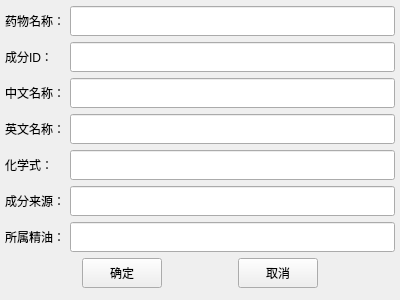
<?xml version="1.0" encoding="UTF-8"?>
<ui version="4.0">
 <class>Form</class>
 <widget class="QWidget" name="Form">
  <property name="geometry">
   <rect>
    <x>0</x>
    <y>0</y>
    <width>400</width>
    <height>300</height>
   </rect>
  </property>
  <property name="windowTitle">
   <string>成分表</string>
  </property>
  <layout class="QVBoxLayout" name="verticalLayout">
   <property name="spacing">
    <number>0</number>
   </property>
   <property name="leftMargin">
    <number>5</number>
   </property>
   <property name="topMargin">
    <number>0</number>
   </property>
   <property name="rightMargin">
    <number>5</number>
   </property>
   <property name="bottomMargin">
    <number>0</number>
   </property>
   <item>
    <layout class="QHBoxLayout" name="horizontalLayout">
     <property name="spacing">
      <number>0</number>
     </property>
     <item>
      <widget class="QLabel" name="label">
       <property name="minimumSize">
        <size>
         <width>65</width>
         <height>0</height>
        </size>
       </property>
       <property name="styleSheet">
        <string notr="true">QLabel{
	font: 10pt &quot;微软雅黑&quot;;
}</string>
       </property>
       <property name="text">
        <string>药物名称：</string>
       </property>
      </widget>
     </item>
     <item>
      <widget class="QLineEdit" name="herb_name_lineEdit">
       <property name="minimumSize">
        <size>
         <width>0</width>
         <height>30</height>
        </size>
       </property>
       <property name="styleSheet">
        <string notr="true">QLineEdit{
	font: 10pt &quot;微软雅黑&quot;;
}</string>
       </property>
      </widget>
     </item>
    </layout>
   </item>
   <item>
    <layout class="QHBoxLayout" name="horizontalLayout_2">
     <item>
      <widget class="QLabel" name="label_2">
       <property name="minimumSize">
        <size>
         <width>65</width>
         <height>0</height>
        </size>
       </property>
       <property name="styleSheet">
        <string notr="true">QLabel{
	font: 10pt &quot;微软雅黑&quot;;
}</string>
       </property>
       <property name="text">
        <string>成分ID：</string>
       </property>
      </widget>
     </item>
     <item>
      <widget class="QLineEdit" name="compound_id_lineEdit">
       <property name="minimumSize">
        <size>
         <width>0</width>
         <height>30</height>
        </size>
       </property>
       <property name="styleSheet">
        <string notr="true">QLineEdit{
	font: 10pt &quot;微软雅黑&quot;;
}</string>
       </property>
      </widget>
     </item>
    </layout>
   </item>
   <item>
    <layout class="QHBoxLayout" name="horizontalLayout_3">
     <item>
      <widget class="QLabel" name="label_3">
       <property name="minimumSize">
        <size>
         <width>65</width>
         <height>0</height>
        </size>
       </property>
       <property name="styleSheet">
        <string notr="true">QLabel{
	font: 10pt &quot;微软雅黑&quot;;
}</string>
       </property>
       <property name="text">
        <string>中文名称：</string>
       </property>
      </widget>
     </item>
     <item>
      <widget class="QLineEdit" name="chinese_name_lineEdit">
       <property name="minimumSize">
        <size>
         <width>0</width>
         <height>30</height>
        </size>
       </property>
       <property name="styleSheet">
        <string notr="true">QLineEdit{
	font: 10pt &quot;微软雅黑&quot;;
}</string>
       </property>
      </widget>
     </item>
    </layout>
   </item>
   <item>
    <layout class="QHBoxLayout" name="horizontalLayout_4">
     <item>
      <widget class="QLabel" name="label_4">
       <property name="minimumSize">
        <size>
         <width>65</width>
         <height>0</height>
        </size>
       </property>
       <property name="styleSheet">
        <string notr="true">QLabel{
	font: 10pt &quot;微软雅黑&quot;;
}</string>
       </property>
       <property name="text">
        <string>英文名称：</string>
       </property>
      </widget>
     </item>
     <item>
      <widget class="QLineEdit" name="english_name_lineEdit">
       <property name="minimumSize">
        <size>
         <width>0</width>
         <height>30</height>
        </size>
       </property>
       <property name="styleSheet">
        <string notr="true">QLineEdit{
	font: 10pt &quot;微软雅黑&quot;;
}</string>
       </property>
      </widget>
     </item>
    </layout>
   </item>
   <item>
    <layout class="QHBoxLayout" name="horizontalLayout_5">
     <item>
      <widget class="QLabel" name="label_5">
       <property name="minimumSize">
        <size>
         <width>65</width>
         <height>0</height>
        </size>
       </property>
       <property name="styleSheet">
        <string notr="true">QLabel{
	font: 10pt &quot;微软雅黑&quot;;
}</string>
       </property>
       <property name="text">
        <string>化学式：</string>
       </property>
      </widget>
     </item>
     <item>
      <widget class="QLineEdit" name="smiles_lineEdit">
       <property name="minimumSize">
        <size>
         <width>0</width>
         <height>30</height>
        </size>
       </property>
       <property name="styleSheet">
        <string notr="true">QLineEdit{
	font: 10pt &quot;微软雅黑&quot;;
}</string>
       </property>
      </widget>
     </item>
    </layout>
   </item>
   <item>
    <layout class="QHBoxLayout" name="horizontalLayout_7">
     <item>
      <widget class="QLabel" name="label_7">
       <property name="minimumSize">
        <size>
         <width>65</width>
         <height>0</height>
        </size>
       </property>
       <property name="styleSheet">
        <string notr="true">QLabel{
	font: 10pt &quot;微软雅黑&quot;;
}</string>
       </property>
       <property name="text">
        <string>成分来源：</string>
       </property>
      </widget>
     </item>
     <item>
      <widget class="QLineEdit" name="sources_lineEdit">
       <property name="minimumSize">
        <size>
         <width>0</width>
         <height>30</height>
        </size>
       </property>
       <property name="styleSheet">
        <string notr="true">QLineEdit{
	font: 10pt &quot;微软雅黑&quot;;
}</string>
       </property>
       <property name="readOnly">
        <bool>false</bool>
       </property>
      </widget>
     </item>
    </layout>
   </item>
   <item>
    <layout class="QHBoxLayout" name="horizontalLayout_8">
     <item>
      <widget class="QLabel" name="label_8">
       <property name="minimumSize">
        <size>
         <width>65</width>
         <height>0</height>
        </size>
       </property>
       <property name="styleSheet">
        <string notr="true">QLabel{
	font: 10pt &quot;微软雅黑&quot;;
}</string>
       </property>
       <property name="text">
        <string>所属精油：</string>
       </property>
      </widget>
     </item>
     <item>
      <widget class="QLineEdit" name="oil_lineEdit">
       <property name="minimumSize">
        <size>
         <width>0</width>
         <height>30</height>
        </size>
       </property>
       <property name="styleSheet">
        <string notr="true">QLineEdit{
	font: 10pt &quot;微软雅黑&quot;;
}</string>
       </property>
       <property name="readOnly">
        <bool>false</bool>
       </property>
      </widget>
     </item>
    </layout>
   </item>
   <item>
    <layout class="QHBoxLayout" name="horizontalLayout_10">
     <item>
      <spacer name="horizontalSpacer_2">
       <property name="orientation">
        <enum>Qt::Horizontal</enum>
       </property>
       <property name="sizeHint" stdset="0">
        <size>
         <width>40</width>
         <height>20</height>
        </size>
       </property>
      </spacer>
     </item>
     <item>
      <widget class="QPushButton" name="ok_btn">
       <property name="minimumSize">
        <size>
         <width>0</width>
         <height>30</height>
        </size>
       </property>
       <property name="styleSheet">
        <string notr="true">QPushButton{
	font: 12pt &quot;微软雅黑&quot;;
}</string>
       </property>
       <property name="text">
        <string>确定</string>
       </property>
      </widget>
     </item>
     <item>
      <spacer name="horizontalSpacer_4">
       <property name="orientation">
        <enum>Qt::Horizontal</enum>
       </property>
       <property name="sizeHint" stdset="0">
        <size>
         <width>40</width>
         <height>20</height>
        </size>
       </property>
      </spacer>
     </item>
     <item>
      <widget class="QPushButton" name="cancel_btn">
       <property name="minimumSize">
        <size>
         <width>0</width>
         <height>30</height>
        </size>
       </property>
       <property name="styleSheet">
        <string notr="true">QPushButton{
	font: 12pt &quot;微软雅黑&quot;;
}</string>
       </property>
       <property name="text">
        <string>取消</string>
       </property>
      </widget>
     </item>
     <item>
      <spacer name="horizontalSpacer_3">
       <property name="orientation">
        <enum>Qt::Horizontal</enum>
       </property>
       <property name="sizeHint" stdset="0">
        <size>
         <width>40</width>
         <height>20</height>
        </size>
       </property>
      </spacer>
     </item>
    </layout>
   </item>
  </layout>
 </widget>
 <resources/>
 <connections>
  <connection>
   <sender>ok_btn</sender>
   <signal>clicked()</signal>
   <receiver>Form</receiver>
   <slot>edit_compound_table()</slot>
   <hints>
    <hint type="sourcelabel">
     <x>101</x>
     <y>280</y>
    </hint>
    <hint type="destinationlabel">
     <x>-1</x>
     <y>279</y>
    </hint>
   </hints>
  </connection>
  <connection>
   <sender>cancel_btn</sender>
   <signal>clicked()</signal>
   <receiver>Form</receiver>
   <slot>cancel_edit_compound_table()</slot>
   <hints>
    <hint type="sourcelabel">
     <x>302</x>
     <y>281</y>
    </hint>
    <hint type="destinationlabel">
     <x>404</x>
     <y>280</y>
    </hint>
   </hints>
  </connection>
 </connections>
 <slots>
  <slot>edit_userIfo()</slot>
  <slot>cancel_edit_userIfo()</slot>
  <slot>edit_compound_table()</slot>
  <slot>cancel_edit_compound_table()</slot>
 </slots>
</ui>
